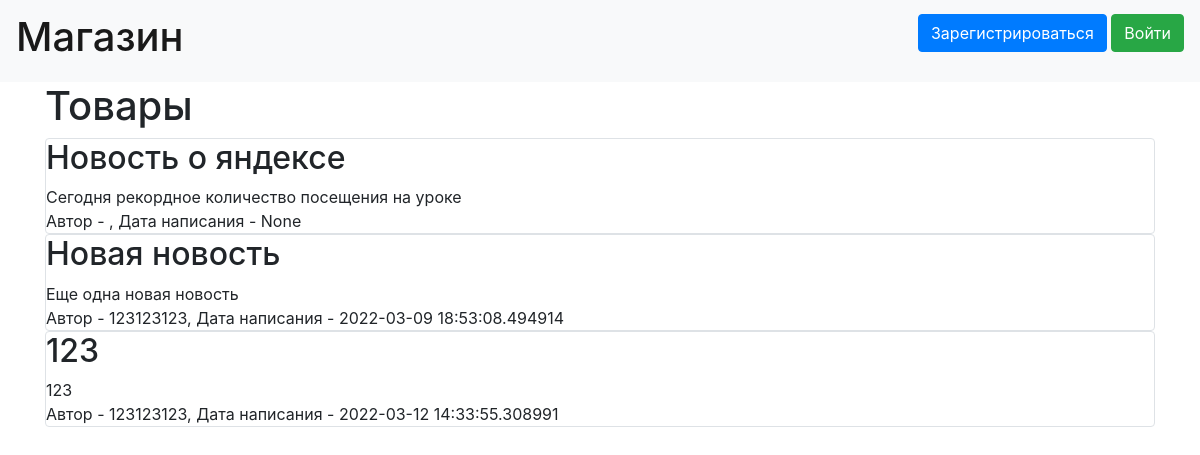
The page / on the database its author committed.
### data/news.py (models this page shows)
class News(SqlAlchemyBase, SerializerMixin):
    __tablename__ = 'news'
    id = sqlalchemy.Column(sqlalchemy.Integer, primary_key=True, autoincrement=True)
    title = sqlalchemy.Column(sqlalchemy.String, nullable=True)
    content = sqlalchemy.Column(sqlalchemy.String, nullable=True)
    created_date = sqlalchemy.Column(sqlalchemy.DateTime, default=datetime.datetime.now)
    is_private = sqlalchemy.Column(sqlalchemy.Boolean, default=True)
    user_id = sqlalchemy.Column(sqlalchemy.Integer, sqlalchemy.ForeignKey("users.id"))
    user = orm.relation('User')

### data/users.py (models this page shows, shortened)
class User(SqlAlchemyBase, UserMixin, SerializerMixin):
    __tablename__ = "users"
    id = sqlalchemy.Column(sqlalchemy.Integer, primary_key=True, autoincrement=True)
    name = sqlalchemy.Column(sqlalchemy.String, nullable=True)
    about = sqlalchemy.Column(sqlalchemy.String, nullable=True)
    email = sqlalchemy.Column(sqlalchemy.String, index=True, unique=True, nullable=True)
    hashed_password = sqlalchemy.Column(sqlalchemy.String, nullable=True)
    created_date = sqlalchemy.Column(sqlalchemy.DateTime, default=datetime.now)
    news = orm.relation("News", back_populates='user')

### main.py (the view)
@app.route("/")
def index():
    db_sess = db_session.create_session()
    news = db_sess.query(News).filter(News.is_private != True or News.is_private == True)
    return render_template("index.html", news=news)

### data/db_session.py (called while the page is built)
def create_session() -> Session:
    global __factory
    return __factory()

### templates/index.html (shortened to what this page needs)
{% extends "base.html" %}
{% block content %}
<h1>Товары</h1>
{% for item in news%}
<div class="col-md6 border rounded">
    <h2>{{item.title}}</h2>
    <div bgcolor="black">
        {{item.content}}
    </div>
    <div>
        Автор - {{item.user.name}}, Дата написания - {{item.created_date}}
    </div>
</div>
{% endfor %}
{% endblock %}

### templates/base.html (shortened to what this page needs)
<!doctype html>
<html lang="en">
<head>
    <link rel="stylesheet"
          href="https://stackpath.bootstrapcdn.com/bootstrap/4.4.1/css/bootstrap.min.css"
>
</head>
<body>
<header>
    <nav class="navbar navbar-light bg-light">
        <a class="navbar-brand" href="#"><h1>Магазин</h1></a>
        {% if current_user.is_authenticated %}
        <a class="navbar-brand" href="/logout">{{ current_user.name }}</a>
        {% else %}
        <p>
            <a class="btn btn-primary " href="/register">Зарегистрироваться</a>
            <a class="btn btn-success" href="/login">Войти</a>
        </p>
        {% endif %}
    </nav>
</header>
<main role="main" class="container">
    {% block content %}{% endblock %}
</main>
</body>
</html>

### rows shown on the page
News: title "Новость о яндексе", content "Сегодня рекордное количество посещения на уроке", created_date "None"
News: title "Новая новость", content "Еще одна новая новость", user.name "123123123", created_date "2022-03-09 18:53:08.494914"
News: title "123", content "123", user.name "123123123", created_date "2022-03-12 14:33:55.308991"
